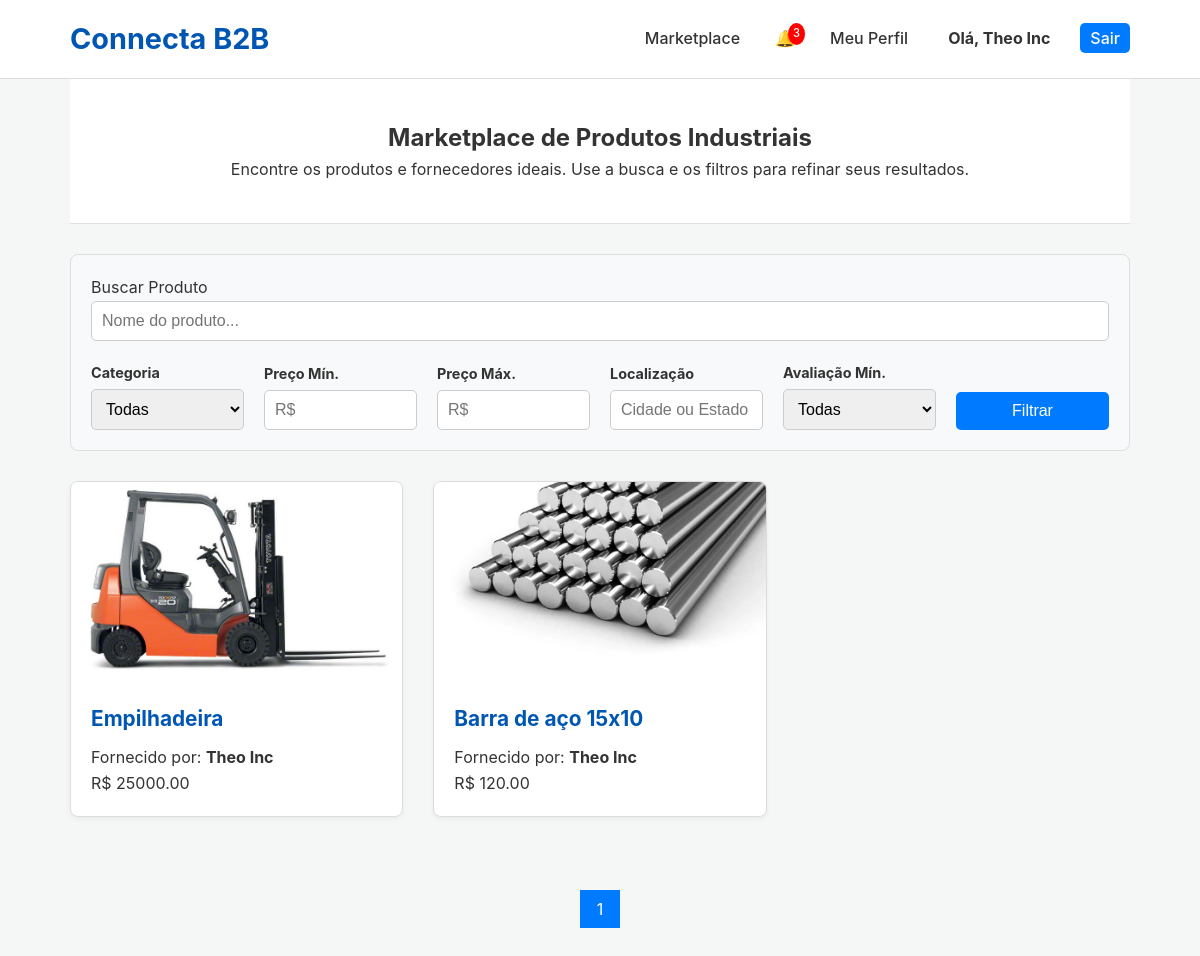
The app's page /products (signed in) with its own data.
### app.py (models this page shows, shortened)
class Company(db.Model):
    id = db.Column(db.Integer, primary_key=True); company_name = db.Column(db.String(150), nullable=False); cnpj = db.Column(db.String(18), unique=True, nullable=False); email = db.Column(db.String(150), unique=True, nullable=False); password_hash = db.Column(db.String(256), nullable=False); user_type = db.Column(db.String(50), nullable=False)
    is_verified = db.Column(db.Boolean, default=False); is_admin = db.Column(db.Boolean, default=False); is_active = db.Column(db.Boolean, default=True)
    logo_filename = db.Column(db.String(255), nullable=True); description = db.Column(db.Text, nullable=True); website = db.Column(db.String(255), nullable=True); address = db.Column(db.String(255), nullable=True); certifications = db.Column(db.String(255), nullable=True)
    created_at = db.Column(db.DateTime, default=datetime.utcnow)
    products = db.relationship('Product', backref='supplier', lazy=True, cascade="all, delete-orphan")
    notifications = db.relationship('Notification', foreign_keys='Notification.recipient_id', backref='recipient', lazy=True, cascade="all, delete-orphan")
    reviews_received = db.relationship('Review', foreign_keys='Review.supplier_id', backref='reviewed_supplier', lazy='dynamic')
    sent_quotes = db.relationship('QuoteRequest', foreign_keys='QuoteRequest.buyer_id', backref='buyer', lazy='dynamic')
    received_quotes = db.relationship('QuoteRequest', foreign_keys='QuoteRequest.supplier_id', backref='supplier', lazy='dynamic')
    quote_groups = db.relationship('QuoteGroup', backref='buyer', lazy=True)

class Product(db.Model):
    id = db.Column(db.Integer, primary_key=True); name = db.Column(db.String(100), nullable=False); description = db.Column(db.Text, nullable=False); category = db.Column(db.String(80), nullable=False); base_price = db.Column(db.Float, nullable=True); supplier_id = db.Column(db.Integer, db.ForeignKey('company.id'), nullable=False)
    images = db.relationship('ProductImage', backref='product', lazy=True, cascade="all, delete-orphan")
    quote_requests = db.relationship('QuoteRequest', backref='product', lazy=True, cascade="all, delete-orphan")

class ProductImage(db.Model):
    id = db.Column(db.Integer, primary_key=True); filename = db.Column(db.String(255), nullable=False); product_id = db.Column(db.Integer, db.ForeignKey('product.id'), nullable=False)

### app.py (the view)
@app.route('/products')
@login_required
def products():
    page = request.args.get('page', 1, type=int)
    search_query = request.args.get('search', ''); category_query = request.args.get('category', '')
    price_min = request.args.get('price_min', type=float); price_max = request.args.get('price_max', type=float)
    location_query = request.args.get('location', ''); rating_min = request.args.get('rating_min', type=float)
    query = Product.query.join(Company, Product.supplier_id == Company.id)
    if search_query: query = query.filter(or_(Product.name.ilike(f"%{search_query}%"), Product.description.ilike(f"%{search_query}%")))
    if category_query: query = query.filter(Product.category == category_query)
    if price_min is not None: query = query.filter(Product.base_price >= price_min)
    if price_max is not None: query = query.filter(Product.base_price <= price_max)
    if location_query: query = query.filter(Company.address.ilike(f"%{location_query}%"))
    if rating_min is not None and rating_min > 0:
        avg_ratings = db.session.query(Review.supplier_id, func.avg(Review.rating).label('avg_rating')).group_by(Review.supplier_id).subquery()
        query = query.join(avg_ratings, Product.supplier_id == avg_ratings.c.supplier_id).filter(avg_ratings.c.avg_rating >= rating_min)
    pagination = query.order_by(Product.id.desc()).paginate(page=page, per_page=9)
    categories = db.session.query(Product.category).distinct().all()
    filter_values = {'search': search_query, 'category': category_query, 'price_min': price_min, 'price_max': price_max, 'location': location_query, 'rating_min': rating_min }
    return render_template('products.html', pagination=pagination, categories=[c[0] for c in categories], filters=filter_values)

### app.py (called while the page is built)
def login_required(f):
    @wraps(f)
    def decorated_function(*args, **kwargs):
        if 'company_id' not in session: flash('Você precisa estar logado.', 'error'); return redirect(url_for('login'))
        return f(*args, **kwargs)
    return decorated_function

@app.context_processor
def inject_notifications():
    if 'company_id' in session:
        unread_count = db.session.query(Notification).filter_by(recipient_id=session['company_id'], read=False).count()
        cart_item_count = len(session.get('cart', {})) if session.get('user_type') == 'buyer' else 0
        return dict(unread_notifications=unread_count, cart_item_count=cart_item_count)
    return dict(unread_notifications=0, cart_item_count=0)

### templates/products.html (shortened to what this page needs)
<!DOCTYPE html>
<html lang="pt-br">
<head>
    <link rel="stylesheet" href="{{ url_for('static', filename='css/style.css') }}">
</head>
<body>
    <header class="main-header">
        <div class="container">
            <a href="{{ url_for('home') }}" style="text-decoration: none;"><h1 class="logo">Connecta B2B</h1></a>
            <nav class="main-nav">
                <ul>
                    <li><a href="{{ url_for('products') }}">Marketplace</a></li>
                    <li><a href="{{ url_for('notifications') }}" style="position: relative; padding: 5px;">&#128276; {% if unread_notifications > 0 %}<span style="position: absolute; top: 0; right: -5px; background: red; color: white; border-radius: 50%; padding: 2px 5px; font-size: 0.7rem;">{{ unread_notifications }}</span>{% endif %}</a></li>
                    <li><a href="{{ url_for('company_profile', company_id=session.company_id) }}">Meu Perfil</a></li>
                    <li><a href="{{ url_for('dashboard') }}"><strong>Olá, {{ session.company_name }}</strong></a></li>
                    <li><a href="{{ url_for('logout') }}" class="login-button">Sair</a></li>
                </ul>
            </nav>
        </div>
    </header>
    <main class="container">
        <div class="page-header"><h2>Marketplace de Produtos Industriais</h2><p>Encontre os produtos e fornecedores ideais. Use a busca e os filtros para refinar seus resultados.</p></div>
        <form method="GET" action="{{ url_for('products') }}" class="search-filter-bar">
            <div class="search-group"><label for="search-input">Buscar Produto</label><input type="text" name="search" id="search-input" placeholder="Nome do produto..." value="{{ filters.search or '' }}" autocomplete="off"><ul id="search-results"></ul></div>
            <div class="form-group"><label for="category">Categoria</label><select name="category" id="category"><option value="">Todas</option></select></div>
            <div class="form-group"><label for="price_min">Preço Mín.</label><input type="number" name="price_min" id="price_min" placeholder="R$" value="{{ filters.price_min if filters.price_min is not none }}"></div>
            <div class="form-group"><label for="price_max">Preço Máx.</label><input type="number" name="price_max" id="price_max" placeholder="R$" value="{{ filters.price_max if filters.price_max is not none }}"></div>
            <div class="form-group"><label for="location">Localização</label><input type="text" name="location" id="location" placeholder="Cidade ou Estado" value="{{ filters.location or '' }}"></div>
            <div class="form-group"><label for="rating_min">Avaliação Mín.</label><select name="rating_min" id="rating_min"><option value="">Todas</option></select></div>
            <div class="form-group"><button type="submit">Filtrar</button></div>
        </form>
        <div class="products-grid">
            {% for product in pagination.items %}
                <div class="product-card">
                    <a href="{{ url_for('product_detail', product_id=product.id) }}">
                        <div class="product-image-container">{% if product.images %}<img src="{{ url_for('static', filename='uploads/' + product.images[0].filename) }}" alt="{{ product.name }}">{% else %}<div style="display:flex; align-items:center; justify-content:center; height:100%; color:#aaa;">Sem Imagem</div>{% endif %}</div>
                        <div class="product-info">
                            <h4>{{ product.name }}</h4>
                            <p>Fornecido por: <strong>{{ product.supplier.company_name }}</strong></p>
                            <p style="margin-top:auto;">R$ {{ "%.2f"|format(product.base_price) if product.base_price else 'Sob consulta' }}</p>
                        </div>
                    </a>
                </div>
            {% else %}<p>Nenhum produto encontrado com os filtros aplicados.</p>{% endfor %}
        </div>
        <div class="pagination">
            {% for page_num in pagination.iter_pages() %}{% if page_num %}{% if pagination.page == page_num %}<a href="#" class="active">{{ page_num }}</a>{% else %}<a href="{{ url_for('products', page=page_num, **filters) }}">{{ page_num }}</a>{% endif %}{% else %}...{% endif %}{% endfor %}
        </div>
    </main>
</body>
</html>

### static/css/style.css (style rules this page uses)
* { margin: 0; padding: 0; box-sizing: border-box; }
body { font-family: -apple-system, BlinkMacSystemFont, 'Segoe UI', Roboto, Helvetica, Arial, sans-serif; line-height: 1.6; background-color: #f4f7f6; color: #333; }
.container { max-width: 1100px; margin: 0 auto; padding: 0 20px; }
.main-header { background-color: #ffffff; padding: 1rem 0; border-bottom: 1px solid #ddd; position: sticky; top: 0; z-index: 1000; }
.main-header .container { display: flex; justify-content: space-between; align-items: center; }
.logo { color: #0056b3; font-size: 1.8rem; font-weight: 700; }
.main-nav ul { list-style-type: none; display: flex; gap: 20px; }
.main-nav a { text-decoration: none; color: #333; font-weight: 500; padding: 5px 10px; transition: color 0.3s ease; }
.login-button { background-color: #007bff; color: #ffffff !important; border-radius: 5px; padding: 8px 15px; transition: background-color 0.3s ease; }

### templates/products.html (style rules this page uses)
.page-header { text-align: center; padding: 40px 20px; background-color: #ffffff; border-bottom: 1px solid #e0e0e0; }
.search-filter-bar { background-color: #f8f9fa; padding: 20px; border-radius: 8px; margin: 30px 0; display: grid; grid-template-columns: repeat(auto-fit, minmax(150px, 1fr)); gap: 20px; align-items: end; border: 1px solid #ddd; }
.form-group { display: flex; flex-direction: column; }
.form-group label { margin-bottom: 5px; font-weight: bold; font-size: 0.9rem; }
.search-group { grid-column: 1 / -1; position: relative; }
.search-filter-bar input, .search-filter-bar select { width: 100%; padding: 10px; border: 1px solid #ccc; border-radius: 5px; font-size: 1rem; box-sizing: border-box; }
.search-filter-bar button { background-color: #007bff; color: white; padding: 10px 30px; border: none; border-radius: 5px; cursor: pointer; font-size: 1rem; transition: background-color 0.3s ease; width: 100%; }
.products-grid { display: grid; grid-template-columns: repeat(auto-fill, minmax(300px, 1fr)); gap: 30px; padding-bottom: 40px; }
.product-card { background-color: #fff; border: 1px solid #ddd; border-radius: 8px; overflow: hidden; box-shadow: 0 2px 5px rgba(0,0,0,0.05); display: flex; flex-direction: column; }
.product-card a { text-decoration: none; color: inherit; }
.product-image-container { width: 100%; height: 200px; background-color: #f0f0f0; display: block; }
.product-image-container img { width: 100%; height: 100%; object-fit: cover; }
.product-info { padding: 20px; flex-grow: 1; display: flex; flex-direction: column; }
.product-info h4 { font-size: 1.3rem; color: #0056b3; margin-bottom: 10px; }
.pagination { text-align: center; margin: 40px 0; }
.pagination a { color: #007bff; text-decoration: none; padding: 8px 16px; border: 1px solid #ddd; margin: 0 4px; }
.pagination a.active { background-color: #007bff; color: white; border-color: #007bff; }

### records on screen
Company: company_name "Theo Inc"
Product: filename (picture), name "Empilhadeira", supplier.company_name "Theo Inc", base_price "25000.00"
Product: filename (picture), name "Barra de aço 15x10", supplier.company_name "Theo Inc", base_price "120.00"

### other values on screen
{{ unread_notifications }} "3"
{{ page_num }} "1"
